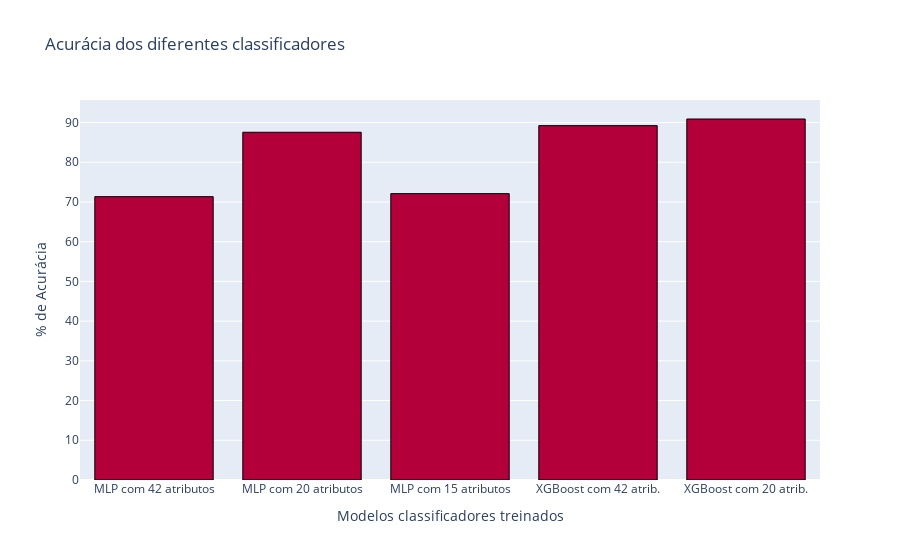

Here is the notebook cell this chart was saved with:
### Code cell
trace1 = go.Bar(
                x = model_list,
                y = cv_results,
                marker = dict(color = 'rgb(179,0,59)',
                              line=dict(color='rgb(0,0,0)',width=1)))
layout = go.Layout(title = 'Acurácia dos diferentes classificadores' , xaxis = dict(title = 'Modelos classificadores treinados'), yaxis = dict(title = '% de Acurácia'))
fig = go.Figure(data = [trace1], layout = layout)
fig.show()

### Figure 1 — Plotly figure (JSON) as saved in the notebook; plotly's stock layout.template omitted (floating-point values rounded to 4 significant figures)
{"data": [{"marker": {"color": "rgb(179,0,59)", "line": {"color": "rgb(0,0,0)", "width": 1}}, "type": "bar", "x": ["MLP com 42 atributos", "MLP com 20 atributos", "MLP com 15 atributos", "XGBoost com 42 atrib.", "XGBoost com 20 atrib."], "y": [71.34, 87.55, 72.1, 89.22, 90.89]}], "layout": {"title": {"text": "Acurácia dos diferentes classificadores"}, "xaxis": {"title": {"text": "Modelos classificadores treinados"}}, "yaxis": {"title": {"text": "% de Acurácia"}}}}
